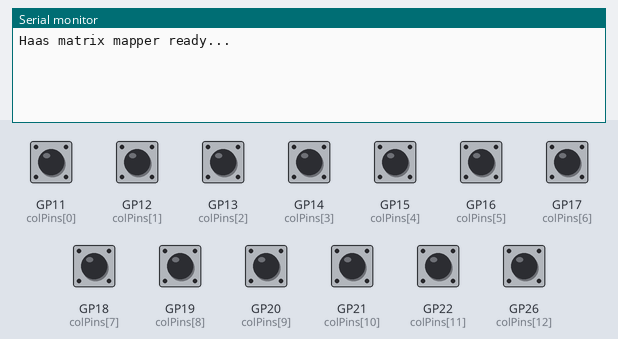
Bench run of a sketch on a simulated Raspberry Pi Pico. On the bench: the last lines printed to the serial monitor. The inputs (shaded band) are chosen by the test bench; at power-on: GP11 (colPins[0]), GP12 (colPins[1]), GP13 (colPins[2]), GP14 (colPins[3]), GP15 (colPins[4]), GP16 (colPins[5]), GP17 (colPins[6]), GP18 (colPins[7]), GP19 (colPins[8]), GP20 (colPins[9]), GP21 (colPins[10]), GP22 (colPins[11]), GP26 (colPins[12]) HIGH.

Above: at 2.2 s.
2.3 s: GP11 (colPins[0]) pulled LOW for 0.15 s
At 2.7 s:
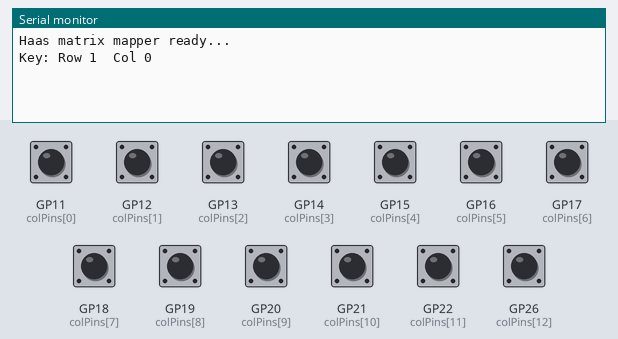
3.9 s: GP12 (colPins[1]) pulled LOW for 0.15 s
At 5.1 s:
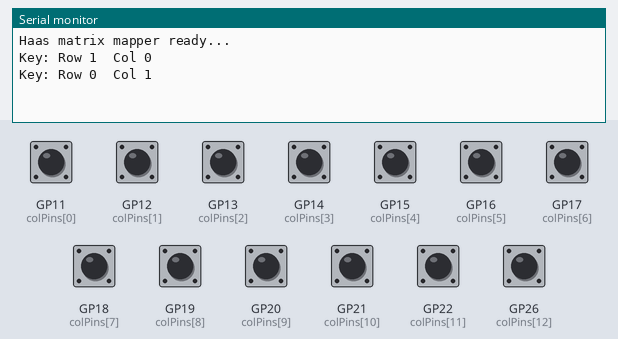
5.5 s: GP13 (colPins[2]) pulled LOW for 0.15 s
At 6.3 s:
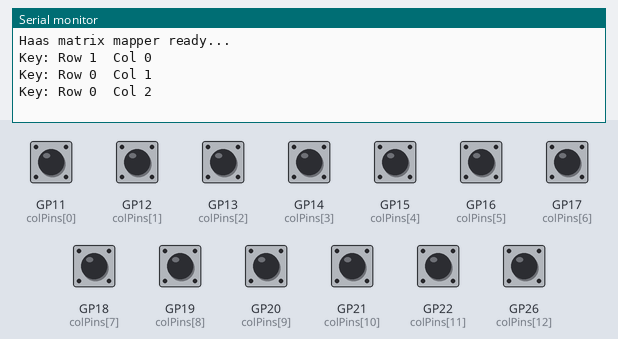
7.1 s: GP14 (colPins[3]) pulled LOW for 0.15 s
At 7.5 s:
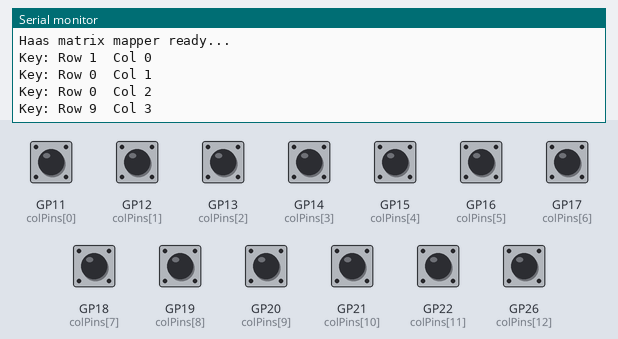
8.7 s: GP15 (colPins[4]) pulled LOW for 0.15 s
At 9.9 s:
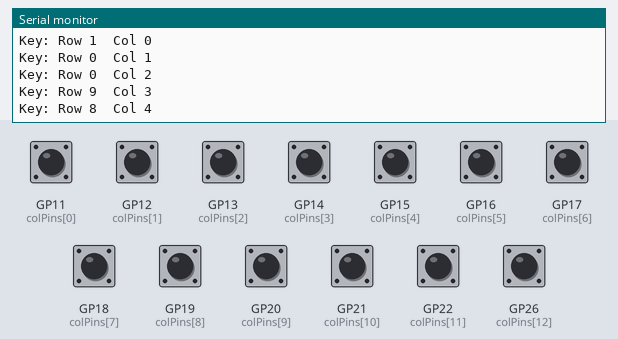
10.3 s: GP16 (colPins[5]) pulled LOW for 0.15 s
At 11.2 s:
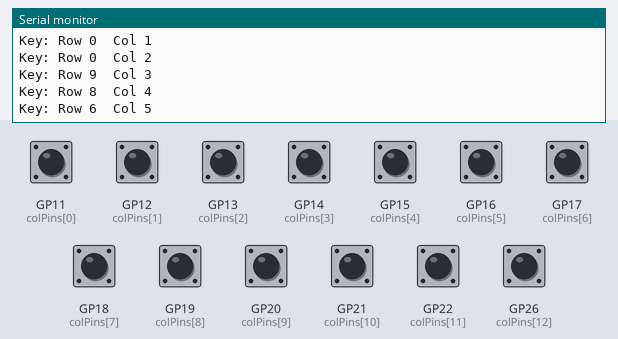
Timing chart, 0 to 12.9 s (numbered marks = the images above; inputs shaded):
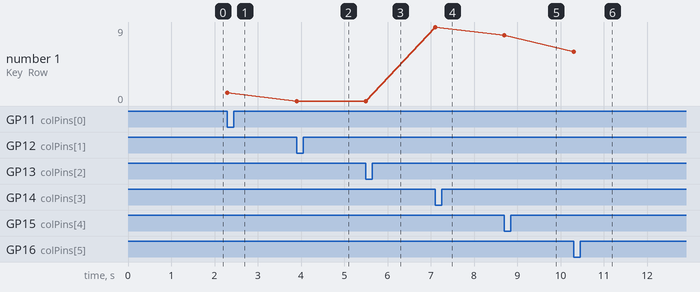

The sketch:

pico_matrix_decoder.ino
```cpp
// Haas Panel Matrix Mapper - 11x13 version for Raspberry Pi Pico (RP2040)
// Uses GPIO 0–22 and 26 (24 total pins)
// Rows: GP0–GP10  (11 total)
// Cols: GP11–GP22 + GP26 (13 total)

const uint8_t rowPins[11] = {0, 1, 2, 3, 4, 5, 6, 7, 8, 9, 10};
const uint8_t colPins[13] = {11, 12, 13, 14, 15, 16, 17, 18, 19, 20, 21, 22, 26};

void setup() {
  Serial.begin(115200);
  delay(1000); // small pause to let serial settle
  Serial.println("Haas matrix mapper ready...");

  // setup rows as outputs, default HIGH
  for (uint8_t r = 0; r < 11; r++) {
    pinMode(rowPins[r], OUTPUT);
    digitalWrite(rowPins[r], HIGH);
  }

  // setup columns as inputs with pull-ups
  for (uint8_t c = 0; c < 13; c++) {
    pinMode(colPins[c], INPUT_PULLUP);
  }
}

void loop() {
  for (uint8_t r = 0; r < 11; r++) {
    digitalWrite(rowPins[r], LOW); // activate one row
    for (uint8_t c = 0; c < 13; c++) {
      if (digitalRead(colPins[c]) == LOW) {
        Serial.print("Key: Row ");
        Serial.print(r);
        Serial.print("  Col ");
        Serial.println(c);
        delay(200); // debounce
        while (digitalRead(colPins[c]) == LOW); // wait for release
      }
    }
    digitalWrite(rowPins[r], HIGH); // deactivate row
  }
}
```

Measured:
- after the input at 2.3 s, the serial monitor: prints a new line at once (image 1)
- after the input at 3.9 s, the serial monitor: prints a new line at once (image 2)
- after the input at 5.5 s, the serial monitor: prints a new line at once (image 3)
- after the input at 7.1 s, the serial monitor: prints a new line at once (image 4)
- after the input at 8.7 s, the serial monitor: prints a new line at once (image 5)
- after the input at 10.3 s, the serial monitor: prints a new line at once (image 6)
- plotted number 1: 0 → 9 after the input at 7.1 s, 9 → 8 after the input at 8.7 s, 8 → 6 after the input at 10.3 s
